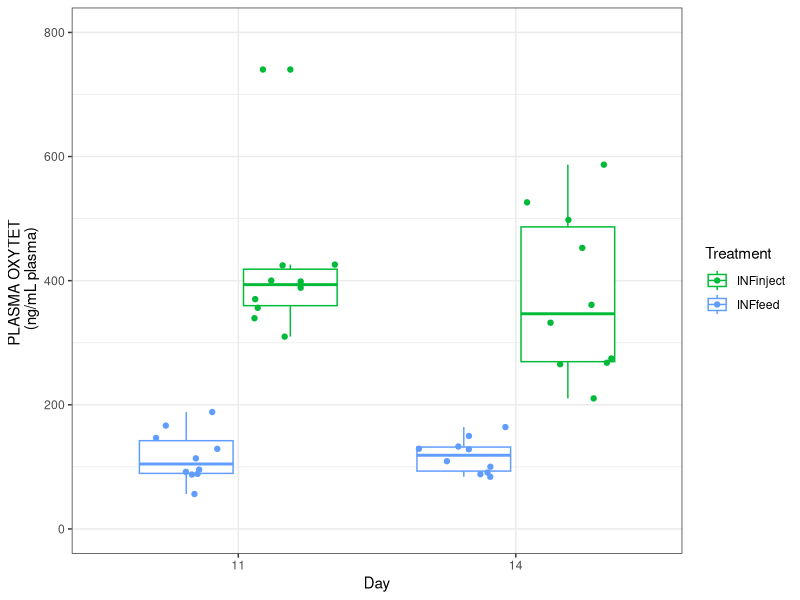
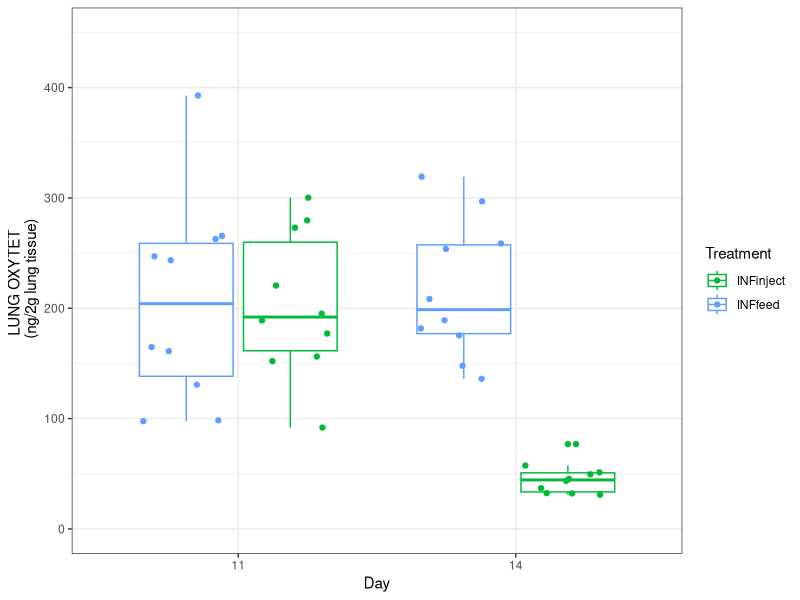
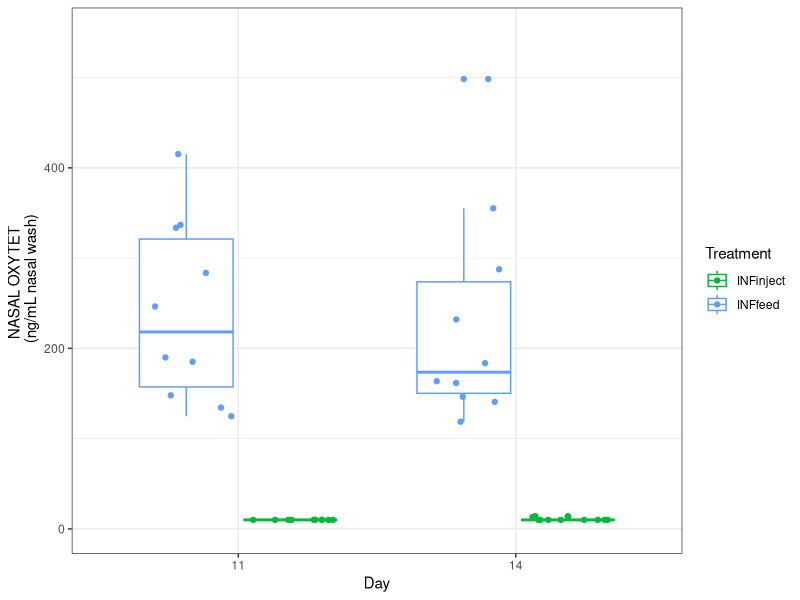
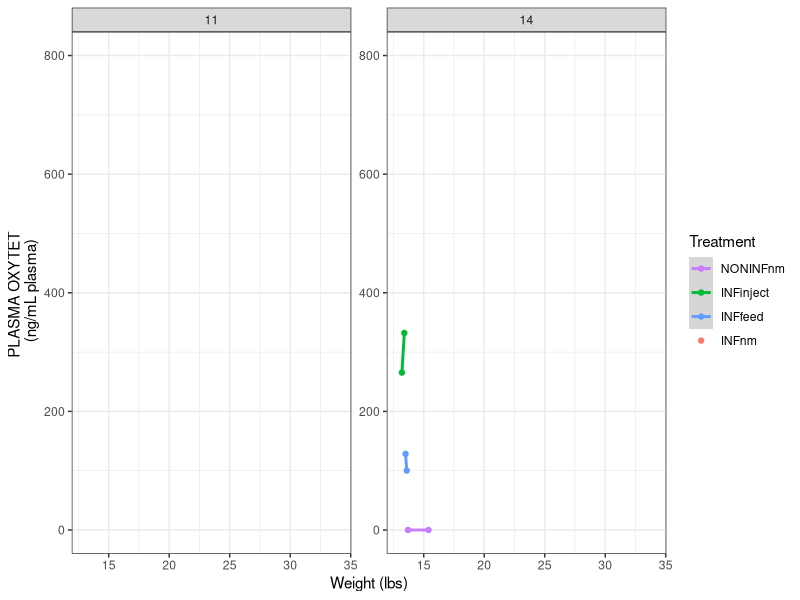
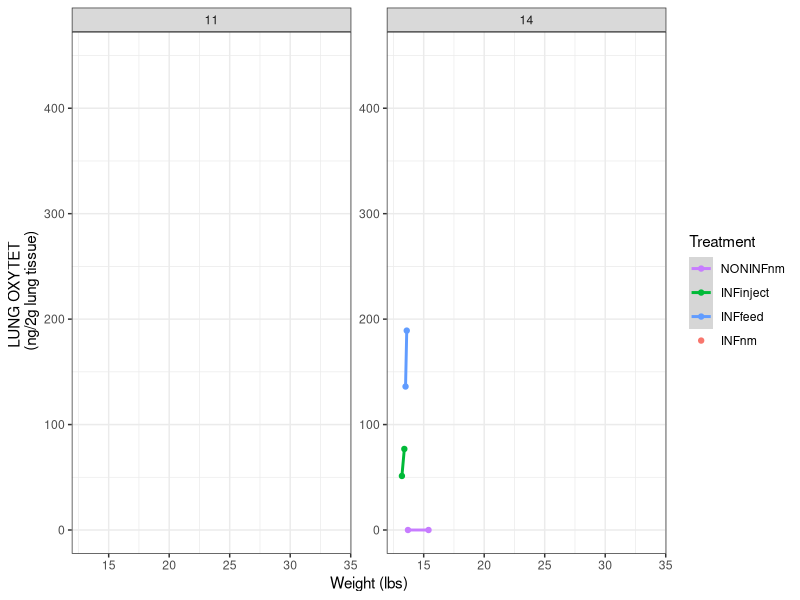
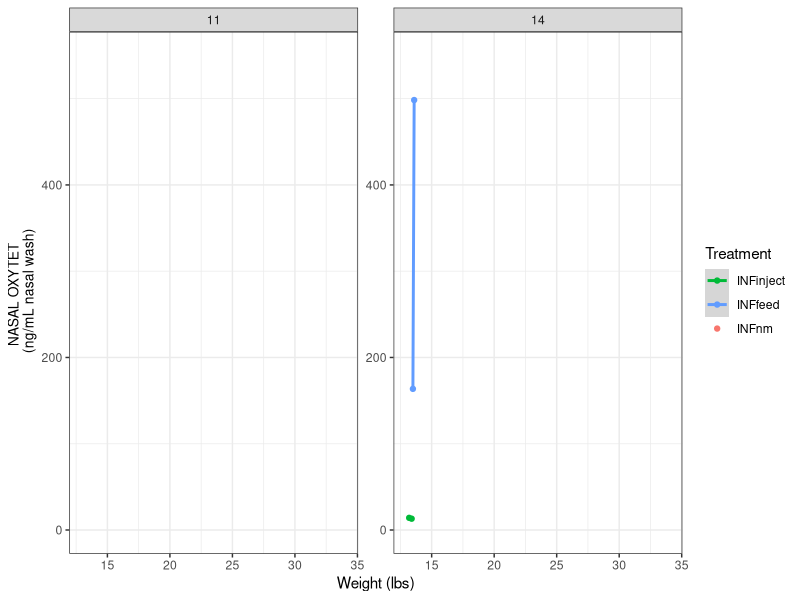
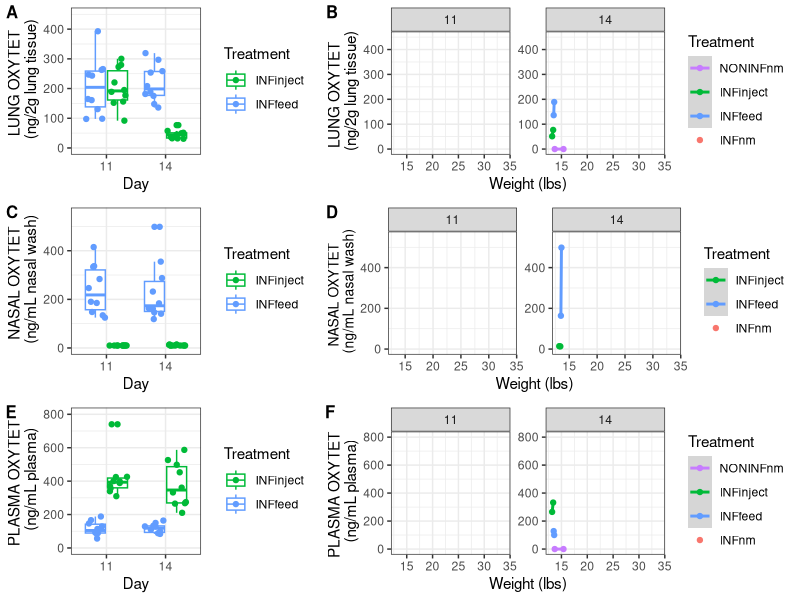
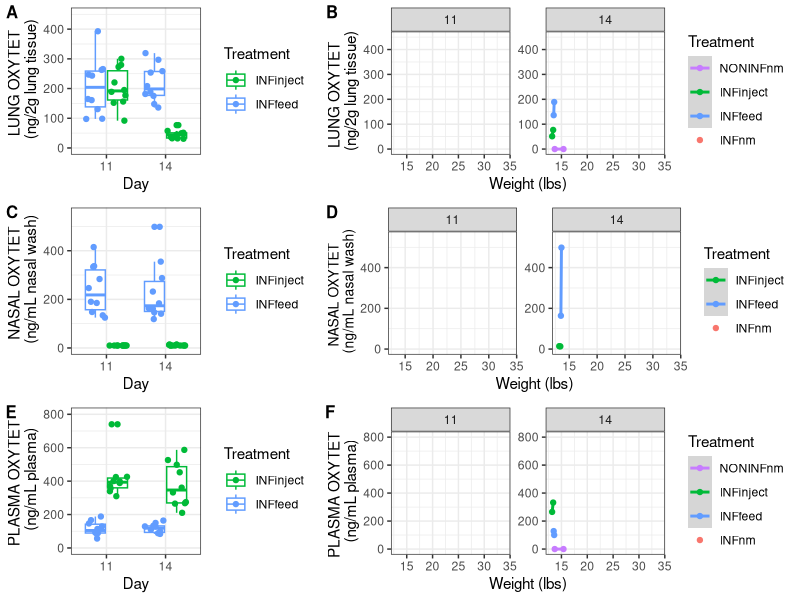

Generate these figures, in order, with R: (Note: this script raises an error after producing the figures.)
#####################################################################################################
#FS9 Antibiotic concentration, weight, average daily gain (ADG), lung lesion
#By Mou, KT

#Purpose: This code graphs concentration of oxytetracycline in each tissue for each group and also relative to weight, ADG, and lung lesion
#This was taken from Jules' code (FS1_ABX_conc.R) with some modifications to fit FS9 dataset.

#Load library packages
library(tidyverse)
library(reshape2)
library(ggplot2)
library(cowplot)
library(dplyr)
#library("ggsignif")

sessionInfo()
#R version 4.0.5 (2021-03-31)

########################################################################################################

#Import file
tis <- read.csv('./data/FS9_WeightOxytet.csv', stringsAsFactors = FALSE)  # reads in data, already cleaned a little

#Must organize "tis" file in order to run the various scripts below
tis$Day <- as.numeric(gsub('D', '', tis$Day))             # replaces the 'D' in the time column with '' (nothing)
tis.melt <- melt(tis, id.vars = c(1:4), measure.vars = c(5:7))          # converts to long dataframe format for easy plotting
tis.melt                                                                # just checking on the new long dataframe
tis.melt$value <- gsub('NF', 0, tis.melt$value)         # replaces 'NF' with 0
tis.melt$value <- as.numeric(tis.melt$value)            # forces the value column to be numeric 
tis.melt <- na.exclude(tis.melt)                                        # removes NAs which were introduced in the previous line
tis.melt$DayXTreatment <- paste(tis.melt$Day, tis.melt$Treatment, sep = '_') # creates a 'DayXTreatment column', it's just the 'Day' and 'Treatment' columns pasted together
tis.melt$Day <- factor(tis.melt$Day)                                     # makes the 'Day' column a factor (this means it is categorical data, not continuous data)
tis.melt$Tissue <- ifelse(tis.melt$variable == 'PlasmaOxytet', 'Plasma', 
                          ifelse(tis.melt$variable == 'LungOyxtet', 'Lung',
                                 ifelse(tis.melt$variable == 'NasalOxytet', 'Nasal', NA)))   #Replace original names in 'variable' column with with new names
unique(tis.melt$Treatment)
tis.melt$Treatment <- factor(tis.melt$Treatment, levels = c('NONINFnm', 'INFnm', 'INFinject', 'INFfeed'))

#######################################################################################################################################
#Oxytetracycline Levels, Weight (Figure 3)

#Plasma oxytetracycline only
plasmaoxytet <- tis.melt %>% filter(Tissue == 'Plasma') %>% filter(Treatment %in% c('INFinject', "INFfeed")) %>% 
  ggplot(aes(x=Day, y=value, group=DayXTreatment, color=Treatment)) +
  scale_color_manual(values = c(INFinject='#00BA38',
                               INFfeed='#619CFF')) +
  geom_boxplot() + 
  ylab('PLASMA OXYTET \n (ng/mL plasma)') + 
  theme_bw() + 
  geom_jitter(position=position_jitterdodge(jitter.width = 1)) +
  ylim(0,800)
plasmaoxytet

#Lung oxytetracycline only
lungoxytet <- tis.melt %>% filter(Tissue == 'Lung') %>% filter(Treatment %in% c('INFinject', "INFfeed")) %>% 
  ggplot(aes(x=Day, y=value, group=DayXTreatment, color=Treatment)) +
  scale_color_manual(values = c(INFinject='#00BA38',
                               INFfeed='#619CFF')) +
  geom_boxplot() + 
  geom_jitter(position = position_jitterdodge(jitter.width = 1)) +
  ylab('LUNG OXYTET \n (ng/2g lung tissue)') + 
  theme_bw() +
  ylim(0,450)
lungoxytet

#Nasal oxytetracycline only
nasaloxytet <- tis.melt %>% filter(Tissue == 'Nasal') %>% filter(Treatment %in% c('INFinject', 'INFfeed')) %>% 
  ggplot(aes(x=Day, y=value, group=DayXTreatment, color=Treatment)) +
  scale_color_manual(values = c(INFinject='#00BA38',
                               INFfeed='#619CFF')) +
  geom_boxplot() + 
  geom_jitter(position = position_jitterdodge(jitter.width = 1)) +
  ylab('NASAL OXYTET \n (ng/mL nasal wash)') +
  theme_bw() +
  ylim(0,550)
nasaloxytet

#Oxytet stats
tis.melt$group <- paste(tis.melt$Pig, tis.melt$Day, tis.melt$Tissue, sep = '_')
Lung.abx <- tis.melt %>% filter(Tissue == 'Lung') #subset lung data
tmp <- tis.melt %>% group_by(Day, Tissue, Treatment) %>% summarise(mean=mean(value), 
                                                                   n=n(), 
                                                                   sd=sd(value), 
                                                                   se=sd/n) %>% write_csv('./FS9_Mean_Oxytet_Concentration_in_Tissues.csv')

#Weight and oxytetracycline plots

#Convert weight from character to numeric in order to run linear regression with Weight as x-axis
class(tis.melt$Weight) #character
tis.melt$Weight <- as.numeric(tis.melt$Weight)
class(tis.melt$Weight) #numeric

#Concentration of oxytetracycline relative to weight, plasma, days 11 and 14
plasmaweight <- tis.melt %>% 
  filter(Tissue=="Plasma") %>% 
  ggplot(aes(x=Weight, y=value, color=Treatment)) +
  scale_color_manual(values = c(INFinject='#00BA38',
                                INFnm='#F8766D',
                                INFfeed='#619CFF',
                                NONINFnm="#C77CFF")) +
  geom_smooth(method = 'lm') + 
  geom_point() + 
  theme_bw() +
  ylab('PLASMA OXYTET \n (ng/mL plasma)') + 
  xlab("Weight (lbs)") +
  facet_wrap(vars(Day), scales = "free") +
  xlim(13,34) +
  ylim(0,800)
plasmaweight

#Concentration of oxytetracycline relative to weight, lung, days 11 and 14
lungweight <- tis.melt %>% 
  filter(Tissue=="Lung") %>% 
  ggplot(aes(x=Weight, y=value, color=Treatment)) +
  scale_color_manual(values = c(INFinject='#00BA38',
                                INFnm='#F8766D',
                                INFfeed='#619CFF',
                                NONINFnm="#C77CFF")) +
  geom_smooth(method = 'lm') + 
  geom_point() + 
  theme_bw() +
  ylab('LUNG OXYTET \n (ng/2g lung tissue)') + 
  xlab("Weight (lbs)") +
  facet_wrap(vars(Day), scales = "free") +
  xlim(13,34) +
  ylim(0,450)
lungweight

#Concentration of oxytetracycline relative to weight, nasal, days 11 and 14
nasalweight <- tis.melt %>% 
  filter(Tissue=="Nasal") %>% 
  ggplot(aes(x=Weight, y=value, color=Treatment)) +
  scale_color_manual(values = c(INFinject='#00BA38',
                                INFnm='#F8766D',
                                INFfeed='#619CFF',
                                NONINFnm="#C77CFF")) +
  geom_smooth(method = 'lm') + 
  geom_point() + 
  theme_bw() +
  ylab('NASAL OXYTET \n (ng/mL nasal wash)') + 
  xlab("Weight (lbs)") +
  theme(axis.title.y = element_text(size=10)) +
  facet_wrap(vars(Day), scales = "free") +
  xlim(13,34) +
  ylim(0,550)
nasalweight

#Combine figures
fig_3 <- plot_grid(lungoxytet, lungweight, nasaloxytet, nasalweight, plasmaoxytet, plasmaweight, 
                   labels = c('A', 'B', "C", "D", "E", "F"), 
                   label_size = 12, 
                   ncol = 2,
                   vjust = 1.4,
                   rel_widths = c(1, 1.5))
fig_3

ggsave("Fig3_OxytetLevelsWeight.tiff", plot=fig_3, width = 10, height = 8, dpi = 300, units =c("in"))



########################################################################################################
#ADG (Figure 2)

#Import file
adg <- read.csv('./data/FS9_AverageDailyGain.csv', stringsAsFactors = FALSE)
colnames(adg)
adg1 <- pivot_longer(adg, cols=c("DNEG1", "D11", "D14"), names_to="Day", values_to="Weight_lbs")
adg2 <- pivot_longer(adg1, cols=c("D11_ADG", "D14_ADG"), names_to="Day_ADG", values_to="ADG")
adg2$Day_ADG <- as.character((adg2$Day_ADG))
adg2$Day <- as.character((adg2$Day))

stats <- adg2 %>% 
  group_by(Treatment, Day_ADG) %>% 
  summarise(Sum=sum(ADG, na.rm = TRUE), Mean=(mean(ADG, na.rm = TRUE)), sd = sd(ADG, na.rm = TRUE)) %>% 
write.csv(stats, file= "FS9_ADGstats.csv")

stats2 <- adg %>% 
  group_by(Treatment) %>% 
  summarise(Sum=sum(D0, na.rm = TRUE), Mean=(mean(D0, na.rm = TRUE)), sd = sd(D0, na.rm = TRUE))
write.csv(stats2, file="FS9_D0weight.csv")

colnames(adg)

stats3 <- adg %>% 
  group_by(Treatment) %>% 
  mutate(two_week_wt = (D14 - D0)) %>% 
  summarise(Sum=sum(two_week_wt, na.rm = TRUE), Mean=(mean(two_week_wt, na.rm= TRUE)), sd = sd(two_week_wt, na.rm = TRUE))
write.csv(stats3, file="FS9_two_week_wt.csv")

#Figure 2a
fig_dayneg1adg <- adg %>% 
  ggplot(aes(x=Treatment, y=DNEG1, color=Treatment)) +
  scale_color_manual(values = c(INFinject='#00BA38',
                                INFnm='#F8766D',
                                INFfeed='#619CFF',
                                NONINFnm="#C77CFF")) +
  geom_boxplot() + 
  geom_jitter(position=position_jitterdodge(jitter.width = .20))+
  labs(y= 'Weight (lbs) on day -1', x= NULL) +
  theme(axis.text.x = element_text(size=12),
        axis.text.y = element_text(size=12),
        axis.title.y = element_text(size=12)) +
  theme_bw() + 
  theme(legend.position = "none")
fig_dayneg1adg

#Figure 2b
fig_day11adg <- adg %>% 
  ggplot(aes(x=Treatment, y=D11_ADG, color=Treatment)) +
  scale_color_manual(values = c(INFinject='#00BA38',
                                INFnm='#F8766D',
                                INFfeed='#619CFF',
                                NONINFnm="#C77CFF")) +
  geom_boxplot() + 
  geom_jitter(position=position_jitterdodge(jitter.width = .20))+
  labs(y= 'Average daily gain (lbs) from day -1 to day 11', x= NULL) +
  theme(axis.text.x = element_text(size=12),
        axis.text.y = element_text(size=12),
        axis.title.y = element_text(size=12)) +
  theme_bw() +
  theme(legend.position = "none") +
  ylim(0,1.2)
fig_day11adg

#Figure 2c
fig_day14adg <- adg %>% 
  ggplot(aes(x=Treatment, y=D14_ADG, color=Treatment)) +
  scale_color_manual(values = c(INFinject='#00BA38',
                                INFnm='#F8766D',
                                INFfeed='#619CFF',
                                NONINFnm="#C77CFF")) +
  geom_boxplot() + 
  geom_jitter(position=position_jitterdodge(jitter.width = .20))+
  labs(y= 'Average daily gain (lbs) from day -1 to day 14', x= NULL) +
  theme(axis.text.x = element_text(size=12),
        axis.text.y = element_text(size=12),
        legend.text = element_text(size=12),
        legend.title = element_text(size=12),
        axis.title.y = element_text(size=12)) +
  theme_bw() + 
  ylim(0,1.2)
fig_day14adg

#Combined Weight + ADG figures
fig_adg3plots <- plot_grid(fig_dayneg1adg, fig_day11adg, fig_day14adg, labels = c('A', 'B', 'C'), label_size = 12, nrow = 1, rel_widths = c(1, 1, 1.2))
fig_adg3plots
ggsave("Fig2_ADG_abc.tiff", plot=fig_adg3plots, width = 15, height = 5, dpi = 300, units =c("in"))

########################################################################################################
#Lung Lesion (Supplemental Figure)

lung <- read.csv('./data/FS9_LungLesionScores.csv', stringsAsFactors = FALSE)
colnames(lung)
fig_lung <- lung %>% 
  ggplot(aes(x=Day, y=WeightedAverage, color=Treatment)) +
  scale_color_manual(values = c(NONINFnm="#C77CFF",
                                INFinject='#00BA38',
                                INFnm='#F8766D',
                                INFfeed='#619CFF')) +
  geom_boxplot() + 
  geom_jitter(aes(color= Treatment), position=position_jitterdodge(jitter.width = .20))+
  labs(y= 'Lung Lesion Weighted Average Score', x= NULL) +
  theme(axis.text.x = element_text(size=12),
        axis.text.y = element_text(size=12),
        legend.text = element_text(size=12),
        legend.title = element_text(size=12),
        axis.title.y = element_text(size=12)) +
  theme_bw()
fig_lung

stats <- lung %>% 
  group_by(lung$Treatment, Day) %>% 
  summarise(Sum=sum(WeightedAverage), Mean=(mean(WeightedAverage)), sd = sd(WeightedAverage), se = sd(WeightedAverage)/sqrt(n()))
write.csv(stats, file= "FS9_LungLesionStats.csv")

ggsave("SuppFig1_LungLesionSeverity.tiff", plot=fig_lung, width = 5, height = 7, dpi = 500, units =c("in"))
